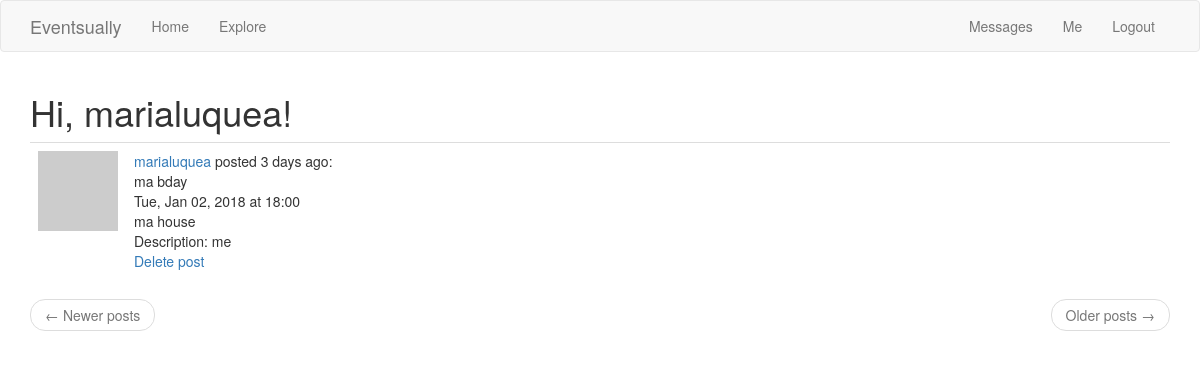
Page /explore (signed in) on the committed database.
### app/models.py (models this page shows, shortened)
class User(UserMixin, db.Model):
    id = db.Column(db.Integer, primary_key=True)
    username = db.Column(db.String(64), index=True, unique=True)
    email = db.Column(db.String(120), index=True, unique=True)
    password_hash = db.Column(db.String(128))
    profilepic = db.Column(db.String(50))
    posts = db.relationship('Post', backref='author', lazy='dynamic')
    about_me = db.Column(db.String(200))
    last_seen = db.Column(db.DateTime, default=datetime.utcnow)
    followed = db.relationship(
        'User', secondary=followers,
        primaryjoin=(followers.c.follower_id == id),
        secondaryjoin=(followers.c.followed_id == id),
        backref=db.backref('followers', lazy='dynamic'), lazy='dynamic')
    messages_sent = db.relationship('Message',foreign_keys='Message.sender_id',backref='author', lazy='dynamic')
    messages_received = db.relationship('Message',foreign_keys='Message.recipient_id',backref='recipient', lazy='dynamic')
    last_message_read_time = db.Column(db.DateTime)
    notifications = db.relationship('Notification', backref='user',lazy='dynamic')
    def avatar(self, size):
        digest = md5(self.email.lower().encode('utf-8')).hexdigest()
        return 'https://www.gravatar.com/avatar/{}?d=identicon&s={}'.format(digest, size)
    def new_messages(self):
        last_read_time = self.last_message_read_time or datetime(1900, 1, 1)
        return Message.query.filter_by(recipient=self).filter(
            Message.timestamp > last_read_time).count()

class Post(db.Model):
    id = db.Column(db.Integer, primary_key=True)
    title = db.Column(db.String(25))
    date = db.Column(db.DateTime)
    time = db.Column(db.DateTime)
    venue = db.Column(db.String(70))
    body = db.Column(db.String(140))
    timestamp = db.Column(db.DateTime, index=True, default=datetime.utcnow)
    user_id = db.Column(db.Integer, db.ForeignKey('user.id'))

### main.py (the view)
@app.route('/explore')
@login_required
def explore():
    page = request.args.get('page', 1, type=int)
    posts = Post.query.order_by(Post.timestamp.desc()).paginate(page, app.config['POSTS_PER_PAGE'], False)
    next_url = url_for('explore', page=posts.next_num) \
        if posts.has_next else None
    prev_url = url_for('explore', page=posts.prev_num) \
        if posts.has_prev else None
    return render_template("index.html", title='Explore', posts=posts.items, next_url=next_url, prev_url=prev_url)

### app/models.py (called while the page is built)
@login.user_loader
def load_user(id):
    return User.query.get(int(id))

### main.py (called while the page is built)
@app.before_request
def before_request():
    if current_user.is_authenticated:
        current_user.last_seen = datetime.utcnow()
        db.session.commit()

### app/templates/index.html (shortened to what this page needs)
{% extends "base.html" %}
{% import 'bootstrap/wtf.html' as wtf %}
{% block app_content %}
    <h1>Hi, {{ current_user.username }}!</h1>
    {% for post in posts %}
        {% include '_post.html' %}
    {% endfor %}
    <nav aria-label="...">
            <ul class="pager">
                <li class="previous{% if not prev_url %} disabled{% endif %}">
                    <a href="{{ prev_url or '#' }}">
                        <span aria-hidden="true">&larr;</span> Newer posts
                    </a>
                </li>
                <li class="next{% if not next_url %} disabled{% endif %}">
                    <a href="{{ next_url or '#' }}">
                        Older posts <span aria-hidden="true">&rarr;</span>
                    </a>
                </li>
            </ul>
        </nav>
    {% endblock %}

### app/templates/_post.html
<table class="table table-hover">
        <tr>
            <td width="70px">
                <a href="{{ url_for('user', username=post.author.username) }}">
                    <img src="{{ post.author.avatar(70) }}" />
                </a>
            </td>
            <td>
                <a href="{{ url_for('user', username=post.author.username) }}">
                    {{ post.author.username }}
                </a>
                posted {{ moment(post.timestamp).fromNow() }}:
                <br>
		{{ post.title }} <br>
                {{ post.date.strftime("%a, %b %d, %Y") }}
                at {{ post.time.strftime("%H:%M") }} <br>
                {{ post.venue }} <br>
                Description: {{ post.body }}
                <br>
                {% if post.author.username == current_user.username %}
                  <a href="{{ url_for('delete_post', post_id=post.id) }}">Delete post</a>
                {% endif %}
            </td>
        </tr>
    </table>

### rows in the picture
User: username "marialuquea"
Post: author.username "marialuquea", timestamp "3 days ago", title "ma bday", date "Tue, Jan 02, 2018", time "18:00", venue "ma house", body "me"

### other values in the picture
{{ 'Messages' }} "Messages"
